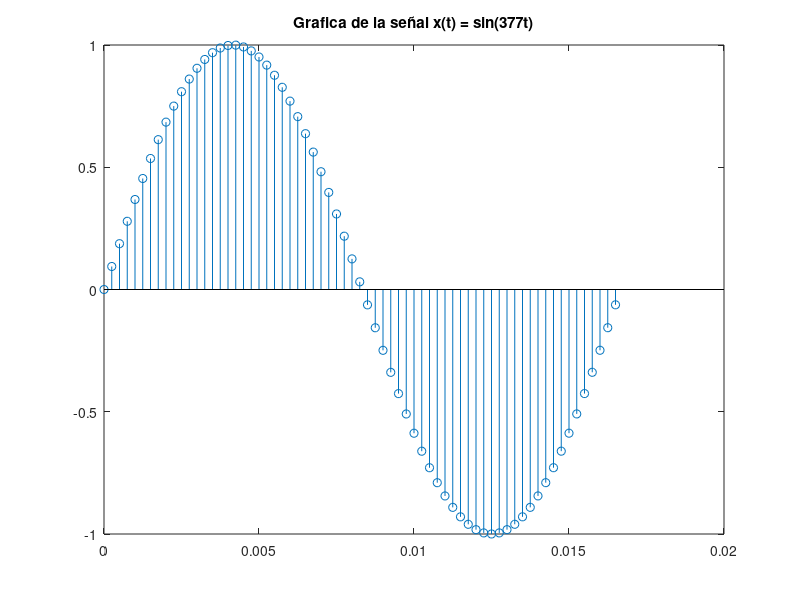

Source code (MATLAB):

function muestreo

fs = 4000;
t = 0:1/fs:1/60;

y = sin(377*t);

figure;
stem(t, y);
title('Grafica de la señal x(t) = sin(377t)');


% Verificación de si el número de muestras es múltiplo de 2^n
N = length(y);

if log2(N) == floor(log2(N))
    disp('El número de muestras de la señal es múltiplo de 2^n');
else
    disp('El número de muestras de la señal no es múltiplo de 2^n');
end

